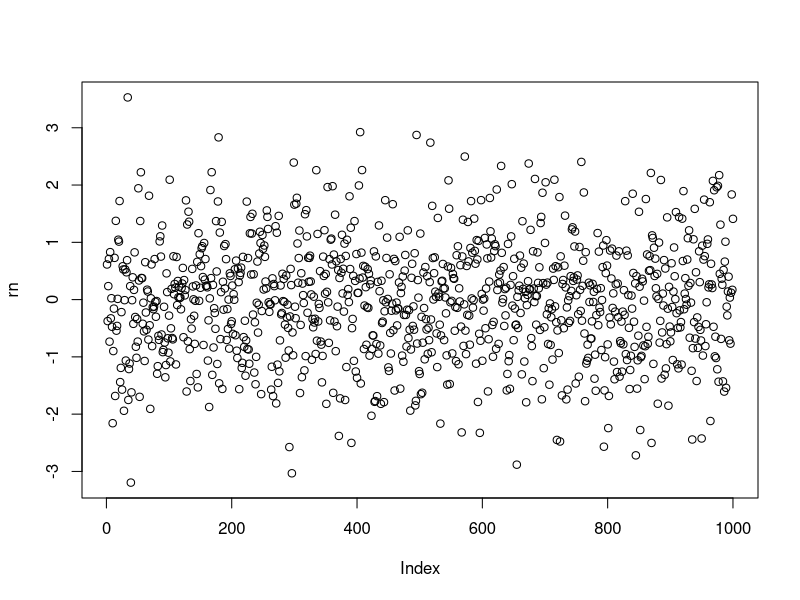

Write R code to recreate this figure. (Note: this script raises an error after producing the figure.)
# put rnorm into one variable
rn <- rnorm(1000)

# this works
# add a nice plot
plot(rn)

# add more plots
hist(rns)

# also more draw work well
hist(rn)

# multiply
rn*10 


# multiply
rn*100 

# multiply
rn*1000
